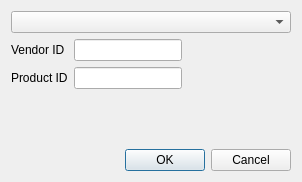
<?xml version="1.0" encoding="UTF-8"?>
<ui version="4.0">
 <class>UsbConnDialog</class>
 <widget class="QDialog" name="UsbConnDialog">
  <property name="geometry">
   <rect>
    <x>0</x>
    <y>0</y>
    <width>302</width>
    <height>182</height>
   </rect>
  </property>
  <property name="windowTitle">
   <string>USB Connection</string>
  </property>
  <property name="windowIcon">
   <iconset resource="resource.qrc">
    <normaloff>:/connect.png</normaloff>:/connect.png</iconset>
  </property>
  <layout class="QVBoxLayout" name="verticalLayout_2">
   <item>
    <layout class="QVBoxLayout" name="verticalLayout">
     <item>
      <widget class="QComboBox" name="comboBox"/>
     </item>
     <item>
      <layout class="QHBoxLayout" name="horizontalLayout">
       <item>
        <layout class="QFormLayout" name="formLayout">
         <item row="0" column="0">
          <widget class="QLabel" name="label">
           <property name="text">
            <string>Vendor ID</string>
           </property>
          </widget>
         </item>
         <item row="0" column="1">
          <widget class="QLineEdit" name="vidLineEdit">
           <property name="toolTip">
            <string>Vendor id in hex format without 0x prefix or H suffix
Use lsusb for get id</string>
           </property>
          </widget>
         </item>
         <item row="1" column="0">
          <widget class="QLabel" name="label_2">
           <property name="text">
            <string>Product ID</string>
           </property>
          </widget>
         </item>
         <item row="1" column="1">
          <widget class="QLineEdit" name="pidLineEdit">
           <property name="toolTip">
            <string>Product id in hex format without 0x prefix or H suffix
Use lsusb for get id</string>
           </property>
          </widget>
         </item>
        </layout>
       </item>
       <item>
        <spacer name="horizontalSpacer">
         <property name="orientation">
          <enum>Qt::Horizontal</enum>
         </property>
         <property name="sizeHint" stdset="0">
          <size>
           <width>40</width>
           <height>20</height>
          </size>
         </property>
        </spacer>
       </item>
      </layout>
     </item>
    </layout>
   </item>
   <item>
    <widget class="QDialogButtonBox" name="buttonBox">
     <property name="enabled">
      <bool>true</bool>
     </property>
     <property name="orientation">
      <enum>Qt::Horizontal</enum>
     </property>
     <property name="standardButtons">
      <set>QDialogButtonBox::Cancel|QDialogButtonBox::Ok</set>
     </property>
    </widget>
   </item>
  </layout>
 </widget>
 <resources>
  <include location="resource.qrc"/>
 </resources>
 <connections>
  <connection>
   <sender>buttonBox</sender>
   <signal>accepted()</signal>
   <receiver>UsbConnDialog</receiver>
   <slot>accept()</slot>
   <hints>
    <hint type="sourcelabel">
     <x>257</x>
     <y>172</y>
    </hint>
    <hint type="destinationlabel">
     <x>157</x>
     <y>181</y>
    </hint>
   </hints>
  </connection>
  <connection>
   <sender>buttonBox</sender>
   <signal>rejected()</signal>
   <receiver>UsbConnDialog</receiver>
   <slot>reject()</slot>
   <hints>
    <hint type="sourcelabel">
     <x>292</x>
     <y>172</y>
    </hint>
    <hint type="destinationlabel">
     <x>286</x>
     <y>181</y>
    </hint>
   </hints>
  </connection>
  <connection>
   <sender>comboBox</sender>
   <signal>currentIndexChanged(int)</signal>
   <receiver>UsbConnDialog</receiver>
   <slot>onDeviceChanged(int)</slot>
   <hints>
    <hint type="sourcelabel">
     <x>161</x>
     <y>21</y>
    </hint>
    <hint type="destinationlabel">
     <x>31</x>
     <y>116</y>
    </hint>
   </hints>
  </connection>
 </connections>
 <slots>
  <slot>onDeviceChanged(int)</slot>
 </slots>
</ui>
